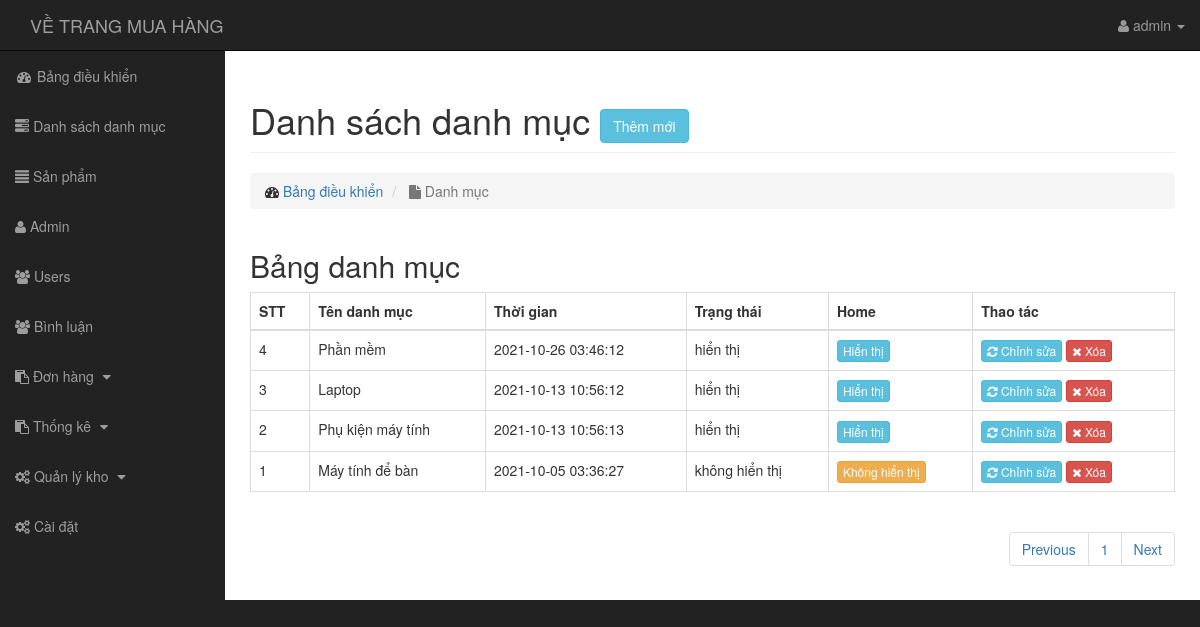
Page /admin/modules/page/index.php (signed in) on the committed database.
### tables this page shows
CREATE TABLE `page` (
  `id` int(11) NOT NULL,
  `name` varchar(255) NOT NULL,
  `homepage` int(11) NOT NULL DEFAULT '0',
  `slug` varchar(255) NOT NULL,
  `create_update` timestamp NOT NULL DEFAULT CURRENT_TIMESTAMP,
  `update_at` timestamp NOT NULL DEFAULT CURRENT_TIMESTAMP ON UPDATE CURRENT_TIMESTAMP
);

### admin/autoload/dtbase.php (called while the page is built, shortened)
<?php
    class Database
    {
        public $link;
        public function __construct()
        {
            $this->link = mysqli_connect("localhost","root","","banhang") or die ();
            mysqli_set_charset($this->link,"utf8");
        }
        public function countTable($table)
        {
            $sql = "SELECT id FROM  {$table}";
            $result = mysqli_query($this->link, $sql) or die("Lỗi Truy Vấn countTable----" .mysqli_error($this->link));
            $num = mysqli_num_rows($result);
            return $num;
        }
         public function fetchAll($table)
        {
            $sql = "SELECT * FROM {$table} WHERE 1" ;
            $result = mysqli_query($this->link,$sql) or die("Lỗi Truy Vấn fetchAll " .mysqli_error($this->link));
            $data = [];
            if( $result)
            {
                while ($num = mysqli_fetch_assoc($result))
                {
                    $data[] = $num;
                }
            }
            return $data;
        }
         public  function fetchJone($table,$sql ,$page = 0,$row ,$pagi = false )
        {
            $data = [];
            if ($pagi == true )
            {
                $total = $this->countTable($table);
                $sotrang = ceil($total / $row);
                $start = ($page - 1 ) * $row ;
                $sql .= " LIMIT $start,$row";
                $data = [ "page" => $sotrang];
                $result = mysqli_query($this->link,$sql) or die("Lỗi truy vấn fetchJone ---- " .mysqli_error($this->link));
            }
            else
            {
                $result = mysqli_query($this->link,$sql) or die("Lỗi truy vấn fetchJone ---- " .mysqli_error($this->link));
            }
            if( $result)
            {
                while ($num = mysqli_fetch_assoc($result))
                {
                    $data[] = $num;
                }
            }
            return $data;
        }
    }
?>

### admin/autoload/autoload.php (called while the page is built, shortened)
<?php
    include_once'dtbase.php';
        $db = new Database;
     ?>

### admin/modules/page/index.php (the view, shortened to what this page needs)
<?php
    include_once'../../autoload/autoload.php';
    $page = $db->fetchAll("page");
    $sql="SELECT * FROM page ORDER BY id DESC";
    if (isset($_GET['page'])) {
        $p=$_GET['page'];
    }
    else
    {
        $p=1;
    }
    $page =$db->fetchJone('page',$sql,$p,4,true);
    $sotrang=$page['page'];
    unset($page['page']);
    ?>
<?php include_once'../../../layouts/header.php'?>
<div class="row">
    <div class="col-lg-12">
        <h1 class="page-header">
            Danh sách danh mục <a href="add.php" class="btn btn-info">Thêm mới</a>
        </h1>
        <ol class="breadcrumb">
            <li>
                <i class="fa fa-dashboard"></i>  <a href="../../index.php"> Bảng điều khiển</a>
            </li>
            <li class="active">
                <i class="fa fa-file"></i> Danh mục
            </li>
        </ol>
    </div>
</div>
<div class="row">
    <div class="col-md-12">
        <h2>Bảng danh mục</h2>
        <div class="table-responsive">
            <table class="table table-bordered table-hover">
                <thead>
                    <tr>
                        <th>STT</th>
                        <th>Tên danh mục</th>
                        <th>Thời gian</th>
                        <th>Trạng thái</th>
                        <th>Home</th>
                        <th>Thao tác</th>
                    </tr>
                </thead>
                <tbody>
                    <?php foreach ($page as $row) {
                        ?>
                    <tr>
                        <td><?php echo $row['id'];?></td>
                        <td><?php echo $row['name'];?></td>
                        <td><?php echo $row['update_at']?></td>
                        <td> <?php
                            if($row["homepage"]==1)
                                    echo "hiển thị";
                                else
                                    echo "không hiển thị";
                                ?></td>
                        <td>
                            <a  href="homepage.php?id=<?php echo $row['id'] ?>"
                                class="btn btn-xs <?php echo $row['homepage']==1?'btn-info' : 'btn-warning'?>">
                            <?php echo $row['homepage']==1?"Hiển thị":"Không hiển thị" ?>
                            </a>
                        </td>
                        <td>
                            <a href="edit.php?id=<?php echo $row['id'];?>" class="btn btn-xs btn-info" href="edit.php?id=<?php echo $row['id'];?>"><i class="fa fa-refresh" style="color: #fff;"></i> Chỉnh sửa</a>
                            <a class="btn btn-xs btn-danger" href="delete.php?id=<?php echo $row['id'];?>" onclick="return confirm('Bạn thực sự muốn xóa nó?');"><i class="fa fa-remove" style="color: #fff;"></i> Xóa</a>
                        </td>
                    </tr>
                    <?php } ?>
                </tbody>
            </table>
            <div class="pull-right">
                <nav aria-label="page navigation">
                    <ul class="pagination">
                        <li class="page-item">
                            <a class="page-link" href="?page=<?php echo $p-1==0?1:$p-1 ?>" tabindex="-1">Previous</a>
                        </li>
                        <?php for ($i=1; $i <= $sotrang ; $i++): ?>
                        <li class="<?php ($p==$i)?$active:'' ?>"><a class="page-link" href="?page=<?php echo $i;?>"><?php echo $i ?></a></li>
                        <?php endfor ?>
                        <li class="page-item">
                            <a class="page-link" href="?page=<?php echo $p+1<$i?$p+1:$p ?>">Next</a>
                        </li>
                    </ul>
                </nav>
            </div>
        </div>
    </div>
</div>
<?php include_once'../../../layouts/footer.php'?>

### public/admin/css/sb-admin.css (style rules this page uses)
body { margin-top: 100px; background-color: #222; }
@media (min-width:768px) { body { margin-top: 50px; } }

### rows in the picture
page: id "4", name "Phần mềm", update_at "2021-10-26 03:46:12", homepage "hiển thị"
page: id "3", name "Laptop", update_at "2021-10-13 10:56:12", homepage "hiển thị"
page: id "2", name "Phụ kiện máy tính", update_at "2021-10-13 10:56:13", homepage "hiển thị"
page: id "1", name "Máy tính để bàn", update_at "2021-10-05 03:36:27", homepage "không hiển thị"

### other values in the picture
$_SESSION['admin_user'] "admin"
